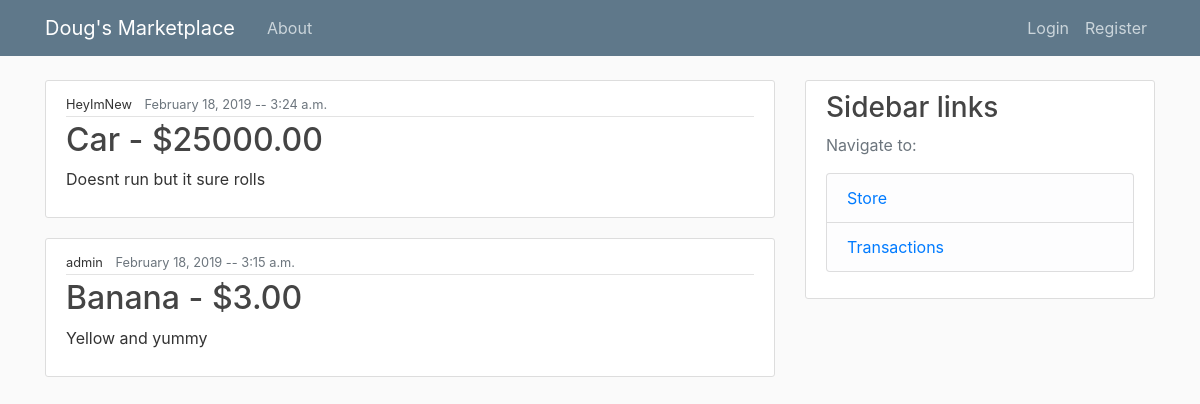
The page / on the database its author committed.
### blog/models.py (models this page shows, shortened)
class Post(models.Model):
    name = models.CharField(max_length=100)
    description = models.TextField()
    date_posted = models.DateTimeField(default=timezone.now)
    price = models.DecimalField(max_digits=8, decimal_places=2)
    "Foreign key --> One user has many posts, but each post only has one user"
    "Models cascade deletes the post if author User is deleted"
    author = models.ForeignKey(User, on_delete=models.CASCADE)

### blog/views.py (the view)
# urls.py: path('', PostListView.as_view(), name='blog-home'),
class PostListView(ListView):
    model = Post
    template_name = 'blog/home.html'
    context_object_name = 'posts'
    ordering = ['-date_posted']

### blog/templates/blog/home.html
{% extends "blog/base.html" %}
{% block content %}
    {% for post in posts %}
        <article class="media content-section">
          <div class="media-body">
            <div class="article-metadata">
              <small class="mr-2" href="#">{{ post.author }}</small>
              <small class="text-muted">{{ post.date_posted|date:'F d, Y -- P' }}</small>
            </div>
            <h2><a class="article-title" href="{% url 'post-detail' post.id %}">{{ post.name }} - ${{ post.price}}</a></h2>
            <p class="article-content">{{ post.description }}</p>
          </div>
        </article>
    {% endfor %}
{%endblock content%}

### blog/static/blog/main.css (style rules this page uses)
body { background: #fafafa; color: #333333; margin-top: 5rem; }
h1, h2, h3, h4, h5, h6 { color: #444444; }
.content-section { background: #ffffff; padding: 10px 20px; border: 1px solid #dddddd; border-radius: 3px; margin-bottom: 20px; }
.article-title { color: #444444; }
.article-content { white-space: pre-line; }
.article-metadata { padding-bottom: 1px; margin-bottom: 4px; border-bottom: 1px solid #e3e3e3 }

### rows shown on the page
Post: author "HeyImNew", date_posted "February 18, 2019 -- 3:24 a.m.", name "Car", price "25000.00", description "Doesnt run but it sure rolls"
Post: author "admin", date_posted "February 18, 2019 -- 3:15 a.m.", name "Banana", price "3.00", description "Yellow and yummy"
